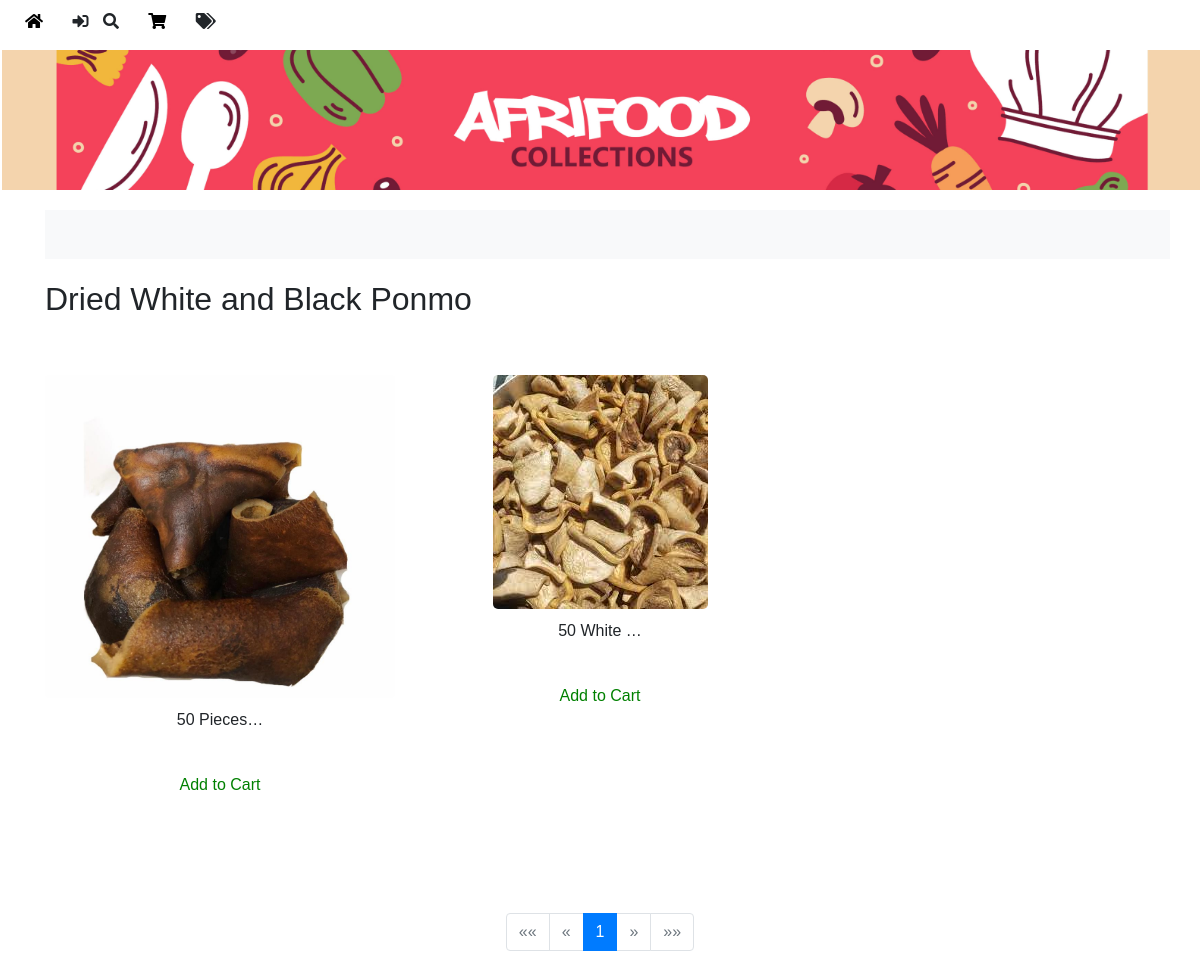
Screenshot of /ponmo_by_piece/ with the database file from the repository.
### afri_food/models.py (models this page shows, shortened)
class PonmoByPiece(models.Model):
    title = models.CharField(max_length=100)
    piece = models.FloatField(help_text="Enter the number of pieces")
    in_stock = models.BooleanField(default=True, help_text="Is this item in stock?")
    price = models.FloatField(help_text="Enter the price per piece")
    subcategory = models.ForeignKey(Subcategory, on_delete=models.CASCADE)
    images = GenericRelation(Image)
    comments = GenericRelation(Comment)

class Image(models.Model):
    content_type = models.ForeignKey(ContentType, on_delete=models.CASCADE)
    object_id = models.PositiveIntegerField()
    content_object = GenericForeignKey('content_type', 'object_id')
    image = models.ImageField(upload_to='images/')

### afri_food/views.py (the view)
# urls.py: path('ponmo_by_piece/', views.ponmo_by_piece_view, name='ponmo_by_piece'),
def ponmo_by_piece_view(request):
    user = request.user
    ponmo_by_piece_data = annotate_with_model_name(PonmoByPiece.objects.order_by('-id'), 'ponmobypiece')
    paginator = Paginator(ponmo_by_piece_data, 50)  # Show 50 oils per page
    page_number = request.GET.get('page')
    ponmo_by_piece = paginator.get_page(page_number)
    if user.is_authenticated:
        cart = Cart.objects.filter(user=user).first()
        if cart:
            cart_item_ids = set(cart.items.values_list('object_id', flat=True))
            for ponmo in ponmo_by_piece:
                ponmo.in_cart = ponmo.id in cart_item_ids
    context = {
        'ponmo_by_piece': ponmo_by_piece,
        'user': user
    }
    return render(request, 'market/ponmo-by-piece.html', context)

### afri_food/context_processors.py (called while the page is built)
def cart_item_count(request):
    if request.user.is_authenticated:
        cart_item_count = CartItem.objects.filter(cart__user=request.user).count()
    else:
        cart_item_count = 0
    return {
        'cart_item_count': cart_item_count
    }

### afri_food/model_annotate.py (called while the page is built)
def annotate_with_model_name(queryset, model_name):
        for item in queryset:
            item.model_name = model_name
        return queryset

### afri_food/templates/market/ponmo-by-piece.html (shortened to what this page needs)
{% extends 'market/layout.html' %}
{% load static %}
{% block body %}
<div class="container" style="top: 20px; position: relative;">
  <div class="scrolling-text-container">
    <div class="scrolling-text">
    </div>
  </div>
  <div style="margin-top: 70px;" class="row">
    <div class="col">
      <h2>Dried White and Black Ponmo</h2>
      <br>
      <div class="row">
        {% for ponmo in ponmo_by_piece %}
          {% if ponmo.images.exists %}
            <div class="col-4 d-flex flex-column align-items-center">
              <br>
              <a href="{% url 'product_detail' model=ponmo.model_name id=ponmo.id %}" class="d-flex flex-column align-items-center">
                <img
                  class="img-fluid product-image"
                  loading="lazy"
                  alt="{{ponmo.title}}"
                  src="{{ ponmo.images.first.image.url }}"
                />
                <span>{{ponmo.title|truncatechars:10}}</span>
              </a>
              {% if ponmo.in_cart %}
                <p style="color: red;" class="mt-2 remove-from-cart" data-product-type="{{ ponmo.model_name }}" data-item-id="{{ ponmo.id }}">Remove from Cart</p>
              {% else %}
                <p style="color: green;" class="mt-2 add-to-cart" data-product-type="{{ ponmo.model_name }}" data-item-id="{{ ponmo.id }}">Add to Cart</p>
              {% endif %}
            </div>
          {% endif %}
        {% endfor %}
      </div>
    </div>
  </div>
</div>
<br>
<br>
<br>
<br>
  <nav aria-label="Page navigation" class="mt-4">
    <ul class="pagination justify-content-center">
      {% if ponmo_by_piece.has_previous %}
        <li class="page-item">
          <a class="page-link" href="?page=1" aria-label="First">
            <span aria-hidden="true">&laquo;&laquo;</span>
          </a>
        </li>
        <li class="page-item">
          <a class="page-link" href="?page={{ ponmo_by_piece.previous_page_number }}" aria-label="Previous">
            <span aria-hidden="true">&laquo;</span>
          </a>
        </li>
      {% else %}
        <li class="page-item disabled">
          <span class="page-link" aria-label="First">&laquo;&laquo;</span>
        </li>
        <li class="page-item disabled">
          <span class="page-link" aria-label="Previous">&laquo;</span>
        </li>
      {% endif %}
      {% for num in ponmo_by_piece.paginator.page_range %}
        {% if ponmo_by_piece.number == num %}
          <li class="page-item active"><span class="page-link">{{ num }}</span></li>
        {% elif num > ponmo_by_piece.number|add:'-3' and num < ponmo_by_piece.number|add:'3' %}
          <li class="page-item"><a class="page-link" href="?page={{ num }}">{{ num }}</a></li>
        {% endif %}
      {% endfor %}
      {% if ponmo_by_piece.has_next %}
        <li class="page-item">
          <a class="page-link" href="?page={{ ponmo_by_piece.next_page_number }}" aria-label="Next">
            <span aria-hidden="true">&raquo;</span>
          </a>
        </li>
        <li class="page-item">
          <a class="page-link" href="?page={{ ponmo_by_piece.paginator.num_pages }}" aria-label="Last">
            <span aria-hidden="true">&raquo;&raquo;</span>
          </a>
        </li>
      {% else %}
        <li class="page-item disabled">
          <span class="page-link" aria-label="Next">&raquo;</span>
        </li>
        <li class="page-item disabled">
          <span class="page-link" aria-label="Last">&raquo;&raquo;</span>
        </li>
      {% endif %}
    </ul>
  </nav>
  {% endblock %}

### afri_food/static/afri_food/global.css (style rules this page uses)
body { margin: 0; line-height: normal; background-image: url("/static/afri_food/public/ewe-palm-1@2x.png"); background-size: cover; background-position: center; background-repeat: no-repeat; }
a { text-decoration: none; color: inherit; }

### afri_food/static/afri_food/checkout.css (style rules this page uses)
.container, .first-name-last-name-parent { align-self: stretch; display: flex; justify-content: flex-start; }
.container { overflow: hidden; flex-direction: row; align-items: flex-start; padding: var(--padding-lg) var(--padding-48xl) var(--padding-lgi); position: relative; font-size: var(--font-size-16xl); color: var(--color-white); }

### afri_food/static/afri_food/market.css (style rules this page uses)
.add-to-cart { position: relative; font-size: var(--font-size-xs); font-weight: 500; font-family: var(--font-inter); color: var(--color-white); text-align: left; display: inline-block; min-width: 67px; }

### afri_food/templates/market/layout.html (style rules this page uses)
a { color: inherit; text-decoration: none; }

### afri_food/templates/market/ponmo-by-piece.html (style rules this page uses)
.scrolling-text-container { width: 100%; overflow: hidden; position: absolute; white-space: nowrap; background-color: #f8f9fa; padding: 10px 0; }
.scrolling-text { display: inline-block; padding-left: 100%; animation: scroll-text 15s linear infinite; font-size: 1.2rem; }
.product-image { border-radius: 5px; margin-bottom: 10px; }

### rows the page displays
PonmoByPiece: images.first.image (picture), title "50 Pieces…"
PonmoByPiece: images.first.image (picture), title "50 White …"

### other values shown
{{ num }} "1"
